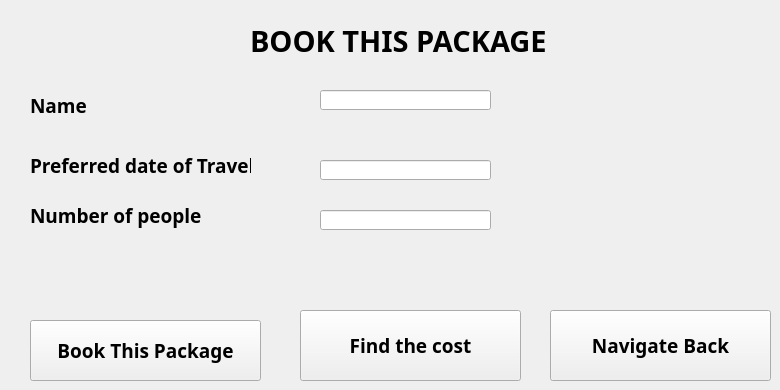
    <widget class="QWidget" name="page_2">
     <widget class="QLabel" name="label_37">
      <property name="geometry">
       <rect>
        <x>250</x>
        <y>10</y>
        <width>321</width>
        <height>61</height>
       </rect>
      </property>
      <property name="font">
       <font>
        <family>Myriad Hebrew</family>
        <pointsize>22</pointsize>
        <weight>75</weight>
        <italic>false</italic>
        <bold>true</bold>
       </font>
      </property>
      <property name="text">
       <string>BOOK THIS PACKAGE</string>
      </property>
     </widget>
     <widget class="QPushButton" name="ultrasafe">
      <property name="geometry">
       <rect>
        <x>550</x>
        <y>310</y>
        <width>221</width>
        <height>71</height>
       </rect>
      </property>
      <property name="font">
       <font>
        <family>Myriad Hebrew</family>
        <pointsize>14</pointsize>
        <weight>75</weight>
        <bold>true</bold>
       </font>
      </property>
      <property name="text">
       <string>Navigate Back</string>
      </property>
     </widget>
     <widget class="QLabel" name="label_38">
      <property name="geometry">
       <rect>
        <x>30</x>
        <y>90</y>
        <width>141</width>
        <height>31</height>
       </rect>
      </property>
      <property name="font">
       <font>
        <family>Myriad Hebrew</family>
        <pointsize>14</pointsize>
        <weight>75</weight>
        <bold>true</bold>
       </font>
      </property>
      <property name="text">
       <string>Name</string>
      </property>
     </widget>
     <widget class="QLabel" name="label_39">
      <property name="geometry">
       <rect>
        <x>30</x>
        <y>150</y>
        <width>221</width>
        <height>31</height>
       </rect>
      </property>
      <property name="font">
       <font>
        <family>Myriad Hebrew</family>
        <pointsize>14</pointsize>
        <weight>75</weight>
        <bold>true</bold>
       </font>
      </property>
      <property name="text">
       <string>Preferred date of Travel</string>
      </property>
     </widget>
     <widget class="QLabel" name="label_40">
      <property name="geometry">
       <rect>
        <x>30</x>
        <y>200</y>
        <width>181</width>
        <height>31</height>
       </rect>
      </property>
      <property name="font">
       <font>
        <family>Myriad Hebrew</family>
        <pointsize>14</pointsize>
        <weight>75</weight>
        <bold>true</bold>
       </font>
      </property>
      <property name="text">
       <string>Number of people</string>
      </property>
     </widget>
     <widget class="QLabel" name="label_41">
      <property name="geometry">
       <rect>
        <x>20</x>
        <y>250</y>
        <width>391</width>
        <height>41</height>
       </rect>
      </property>
      <property name="font">
       <font>
        <family>Myriad Hebrew</family>
        <pointsize>14</pointsize>
        <weight>75</weight>
        <bold>true</bold>
       </font>
      </property>
      <property name="text">
       <string/>
      </property>
     </widget>
     <widget class="QLineEdit" name="lineEdit_9">
      <property name="geometry">
       <rect>
        <x>320</x>
        <y>160</y>
        <width>171</width>
        <height>20</height>
       </rect>
      </property>
     </widget>
     <widget class="QLineEdit" name="lineEdit_10">
      <property name="geometry">
       <rect>
        <x>320</x>
        <y>210</y>
        <width>171</width>
        <height>20</height>
       </rect>
      </property>
     </widget>
     <widget class="QLineEdit" name="lineEdit_12">
      <property name="geometry">
       <rect>
        <x>320</x>
        <y>90</y>
        <width>171</width>
        <height>20</height>
       </rect>
      </property>
     </widget>
     <widget class="QPushButton" name="yoyo">
      <property name="geometry">
       <rect>
        <x>30</x>
        <y>320</y>
        <width>231</width>
        <height>61</height>
       </rect>
      </property>
      <property name="font">
       <font>
        <family>Myriad Hebrew</family>
        <pointsize>14</pointsize>
        <weight>75</weight>
        <bold>true</bold>
       </font>
      </property>
      <property name="text">
       <string>Book This Package</string>
      </property>
     </widget>
     <widget class="QPushButton" name="ultrasafe_2">
      <property name="geometry">
       <rect>
        <x>300</x>
        <y>310</y>
        <width>221</width>
        <height>71</height>
       </rect>
      </property>
      <property name="font">
       <font>
        <family>Myriad Hebrew</family>
        <pointsize>14</pointsize>
        <weight>75</weight>
        <bold>true</bold>
       </font>
      </property>
      <property name="text">
       <string>Find the cost</string>
      </property>
     </widget>
    </widget>
